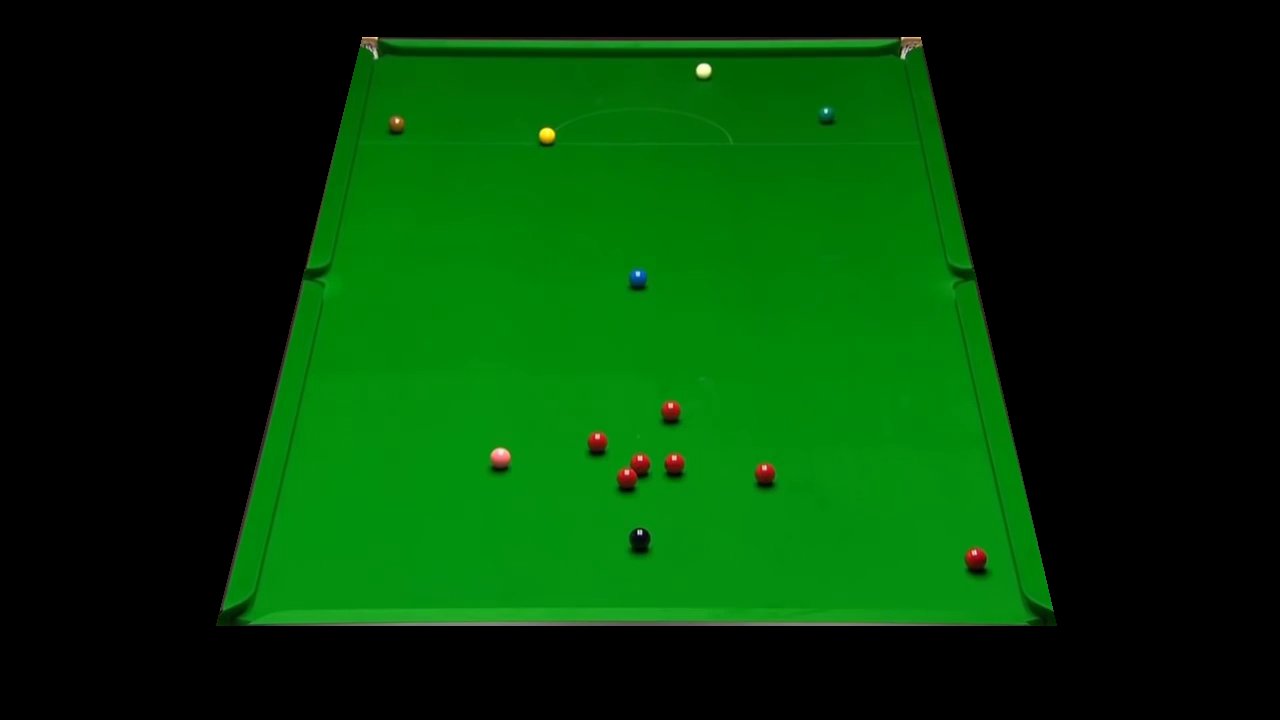
#> input picture script/images/103.png, 1280 x 720 px
$ python -i Find_angles.py   (imports and definitions only)   (older library calls are emulated)
#> lines starting #> are read from the running program, lines starting #| are printed output that depends on the picture; after the words box and inside, x2 and y2 are one past the last pixel; in counts of white or black regions, pixels touching at a corner belong together
import numpy as np
import cv2, math
from matplotlib import pyplot as plt


class Find_angles():

    def __init__(self, imgpath):
        self.imgpath = imgpath

    def run(self):
        return self.HoughLine()

    def HoughLine(self):
        A = cv2.imread(self.imgpath)
#> A is the input picture: shape (720, 1280, 3); mean B, G, R 5.1, 58, 2.3
        w = A.shape[0]
#> w = 720
        h = A.shape[1]
#> h = 1280
        plt.figure(figsize=(4, 3), dpi=120, facecolor='white')
        plt.imshow(cv2.cvtColor(A, cv2.COLOR_BGR2RGB))
        plt.show()

        ## Crop image to snooker table boundaries
        hsv = cv2.cvtColor(A, cv2.COLOR_BGR2HSV)
#> hsv: shape (720, 1280, 3); mean H, S, V 27.4, 110.3, 58.3
        H = hsv[:, :, 0].astype(np.float)
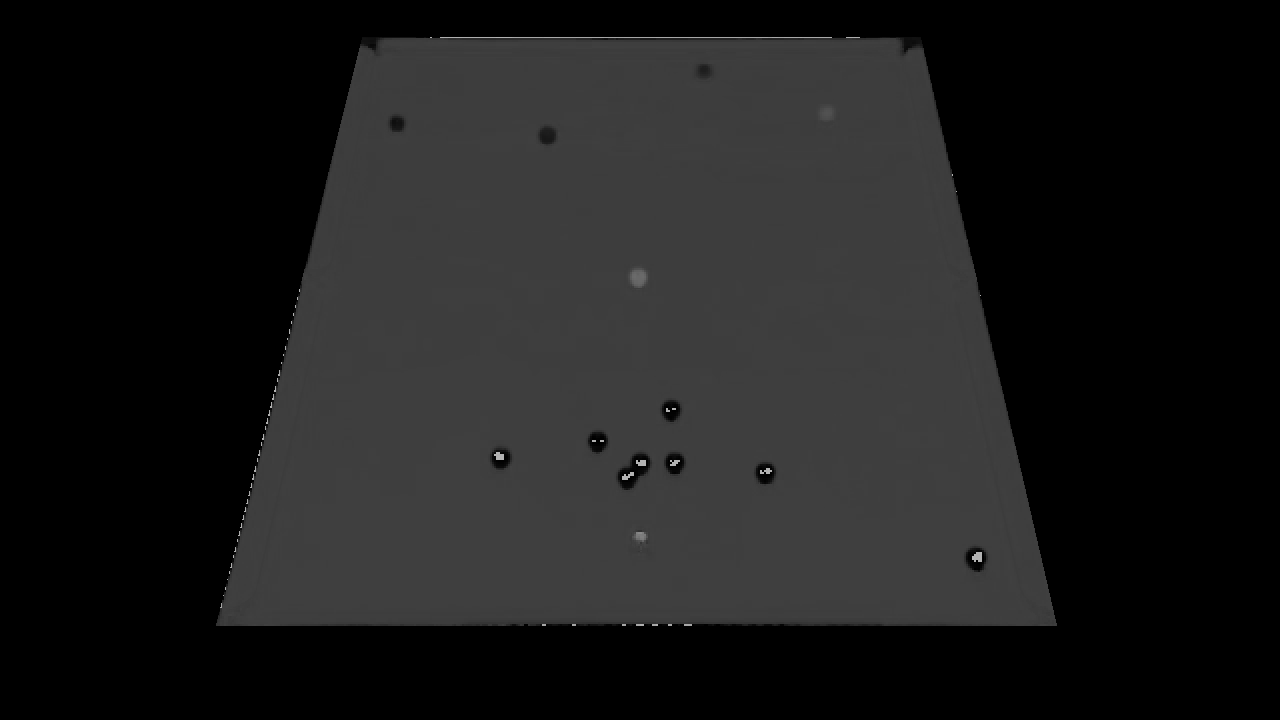
#> H: shape (720, 1280) float64; min 0, max 179, mean 27.4
        # isolate green
        H = np.zeros((w, h))
        H[np.logical_and(hsv[:, :, 0] > 20, hsv[:, :, 0] < 90)] = 1
        plt.imshow(H)
        plt.viridis()
        plt.colorbar()
        plt.show()
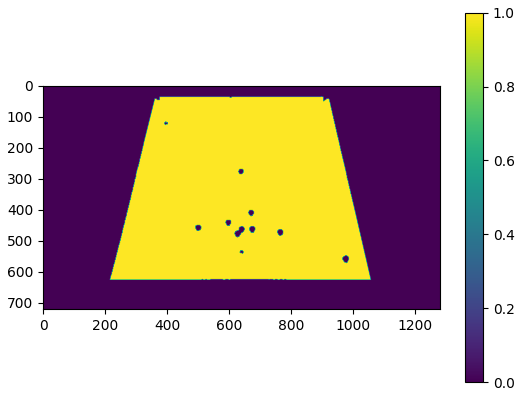
#> figure drawn by matplotlib, 2 panels

        kernel = np.ones((31, 31), np.uint8)
        erosion = cv2.erode(H, kernel, iterations=1)

        plt.imshow(erosion)
        plt.viridis()
        plt.colorbar()
        plt.show()
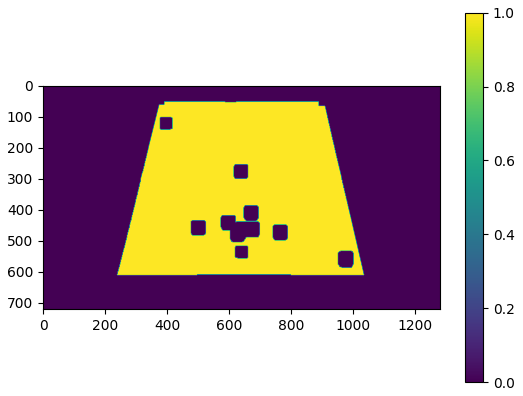
#> figure drawn by matplotlib, 2 panels

        dilation = cv2.dilate(erosion, kernel, iterations=1)

        plt.imshow(dilation)
        plt.viridis()
        plt.colorbar()
        plt.show()

        W = np.array([[-1, -2, -1], [0, 0, 0], [1, 2, 1]])
        Gx = cv2.filter2D(dilation, -1, W, cv2.BORDER_REPLICATE)
        Gy = cv2.filter2D(dilation, -1, W.T, cv2.BORDER_REPLICATE)
        G = np.abs(Gx) + np.abs(Gy)
        G = G.astype('uint8')
        plt.imshow(G)
        plt.show()
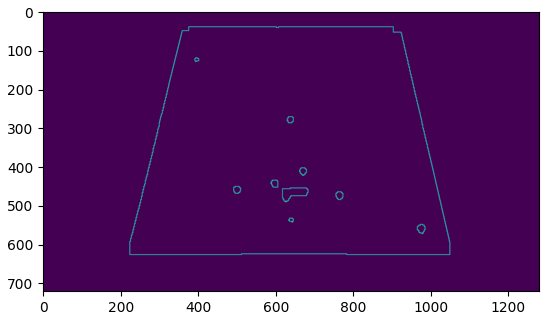
#> figure drawn by matplotlib, 1 panel

        #  Standard Hough Line Transform
        lines = cv2.HoughLines(G, 1, np.pi / 180, 300)

        new_lines = [list(lines[0][0])]
        for [[rho, theta]] in lines:
            insert = True
            for [new_rho, _] in new_lines:
                if abs(new_rho - rho) < 10:
                    insert = False
                    break
            if insert:
                new_lines.append([rho, theta])

        def intersection_pts(l1, l2):
            [rho1, theta1] = l1
            [rho2, theta2] = l2
            A = np.array([[math.cos(theta1), math.sin(theta1)],
                        [math.cos(theta2), math.sin(theta2)]])
            b = np.array([rho1, rho2]).T
            X = np.linalg.solve(A, b)
            return X

        points = []

        # Show results
        plt.imshow(A)
        for i in range(4):
            x = intersection_pts(new_lines[i], new_lines[(i+1) % 4])
            points.append(list(x))
            plt.plot(x[0], x[1], color='red', marker='o', markersize=12)
        plt.show()
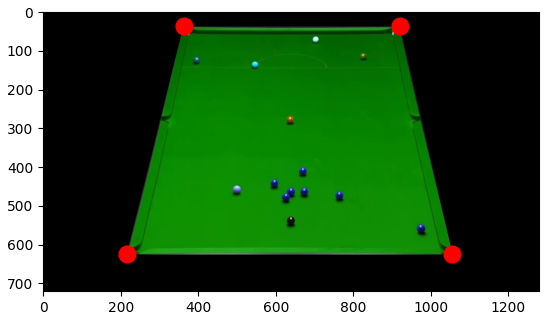
#> figure drawn by matplotlib, 1 panel; B, G, R data is drawn as R, G, B

        points = np.array(points, dtype=np.int32)

        mask = np.zeros(A.shape[:2], dtype=np.uint8)
        cv2.fillPoly(mask, pts=[points], color=255)
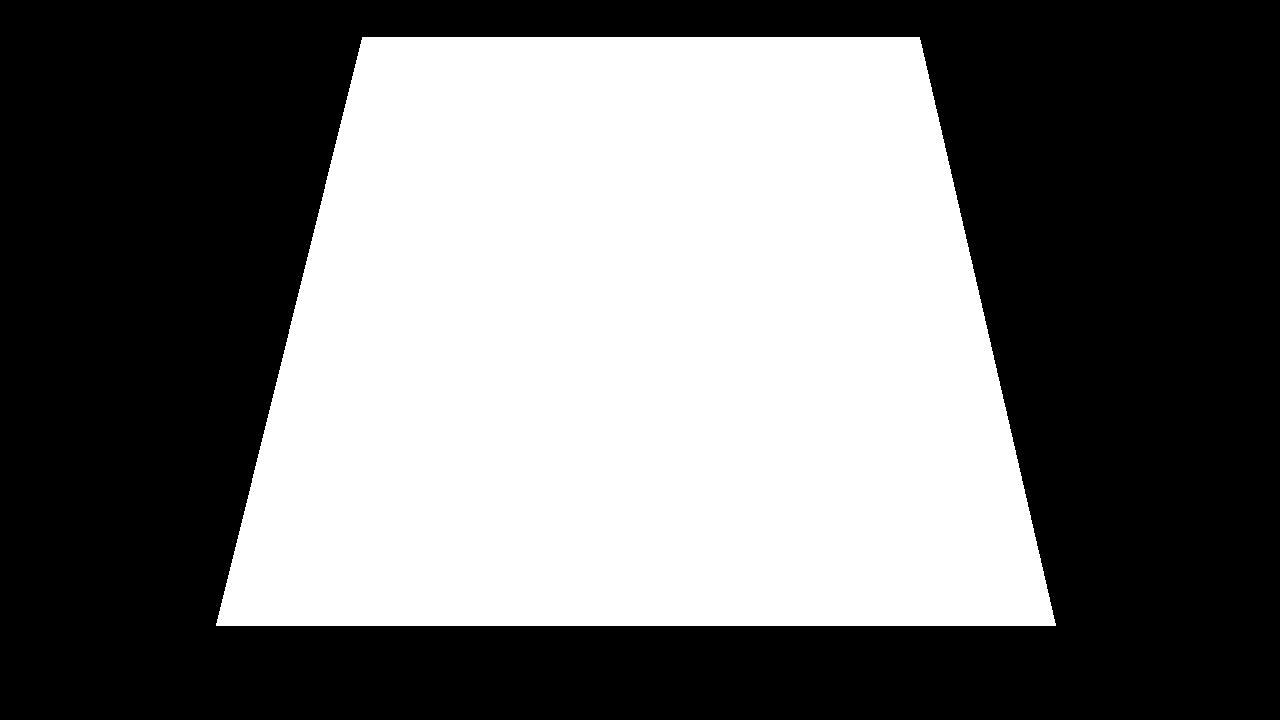
#> mask: shape (720, 1280); 44.7% white; 1 white region, box (x1, y1, x2, y2) and area: (216, 37, 1056, 626) 411712

        plt.imshow(mask)
        plt.show()

        cv2.imwrite('src/WSC_mask.png', mask)
        return np.hstack((points, np.ones((4,1), dtype=np.int32)))

>>> result = Find_angles('images/103.png').run()
